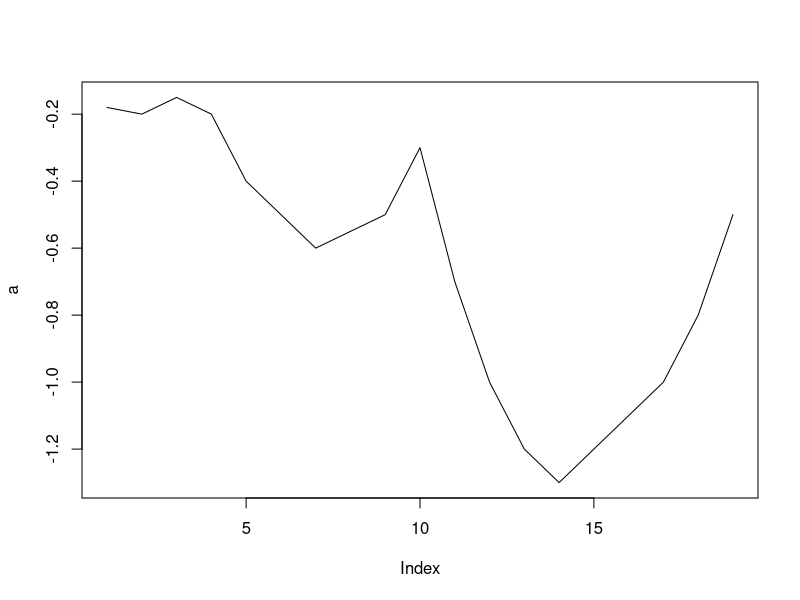
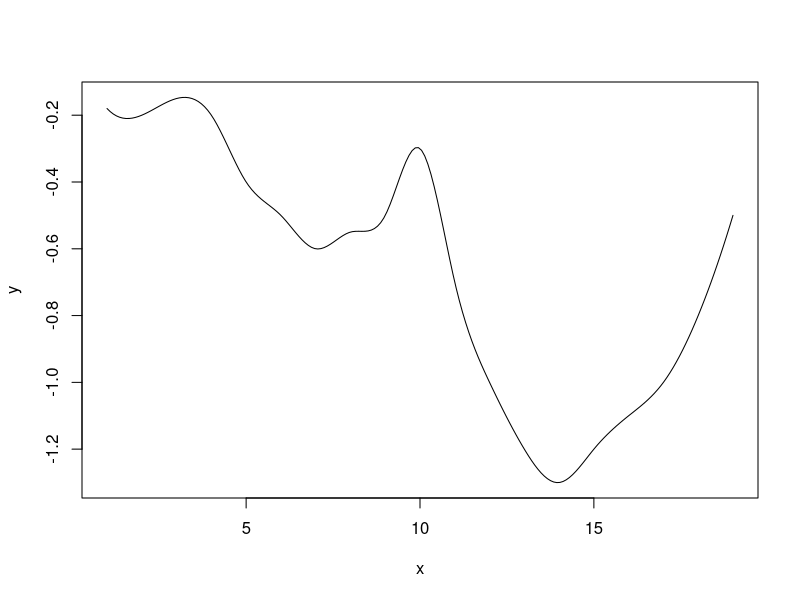

These figures' R source, in order: (Note: this script raises an error after producing the figures.)
a = c(-0.18,-0.2,-0.15,-0.2, -0.4, -0.5,-0.6,-0.55,-0.5,-0.3,-0.7,-1,-1.2,-1.3,-1.2,-1.1,-1,-0.8,-0.5)
plot(a, type='l')

df = spline(x = a, n = 200) 

df = data.frame(x = df$x, y = df$y)
plot(df, type= 'l')
df$z = df$y



for (i in 1:200){
  if(i<150){
    df$x1 = x(df$x[i], df$y[i]+0.02, col="red", pch=19)
  }
}


df$x1 = df$x
df$y1 = df$x

for (i in 1:200){
  #plot(df, type= 'l', xlab = '', ylab='')
    if(i<82){
      zakres = sample(50:82, size= 1)
      df$x1[i] = df$x[zakres]
      df$y1[i] = df$y[zakres]
    } else {
      df$x1[i] = df$x[i]
      df$y1[i] = df$y[i]
    }
}

plot(df$x, df$y, type = 'l')
points(df$x1, df$y1)
df
df$z = NA
df$z[20:30] = df$y[20:30]
plot(df, type= 'l')

library(ggplot2)
ggplot(df, aes(x = x, y = y)) +geom_line()+
  geom_point(aes(x = x, y = z))
